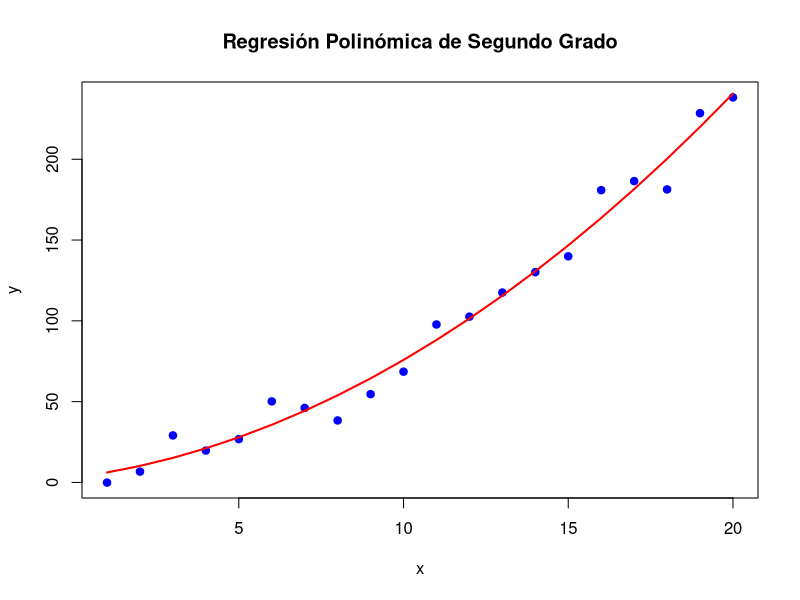
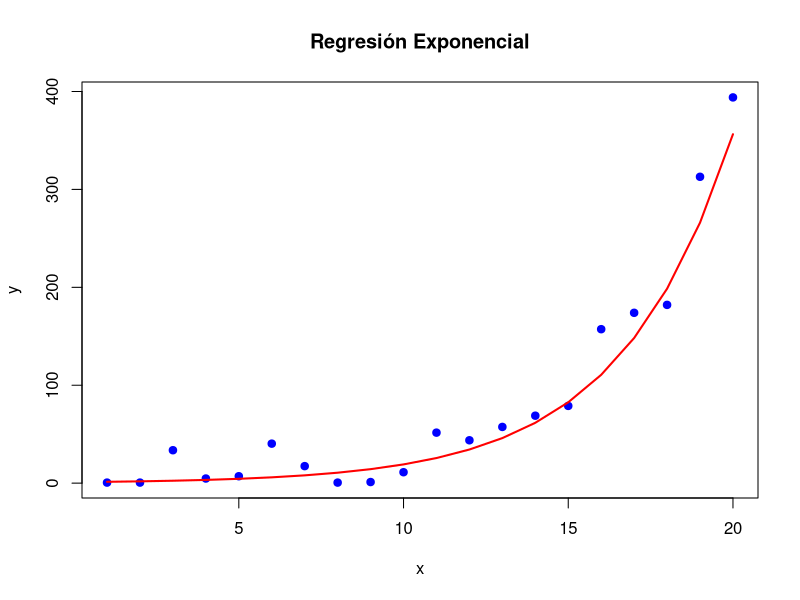
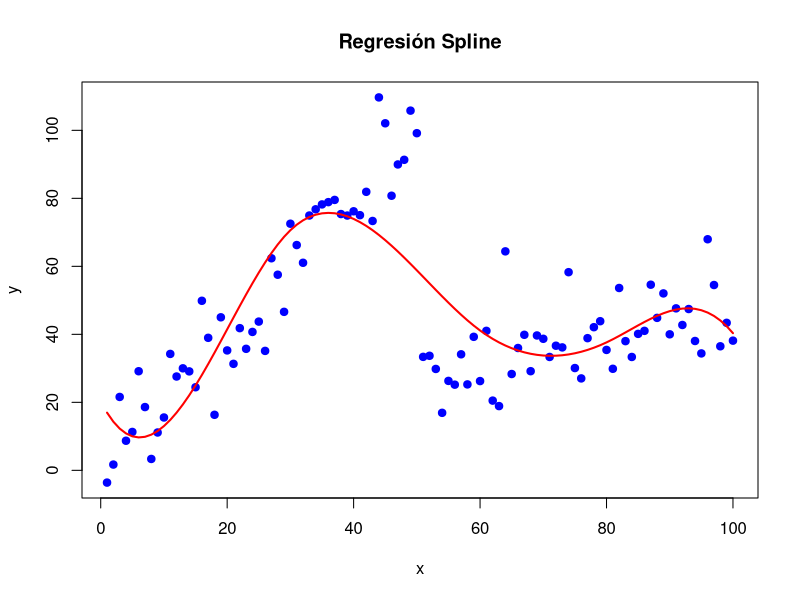
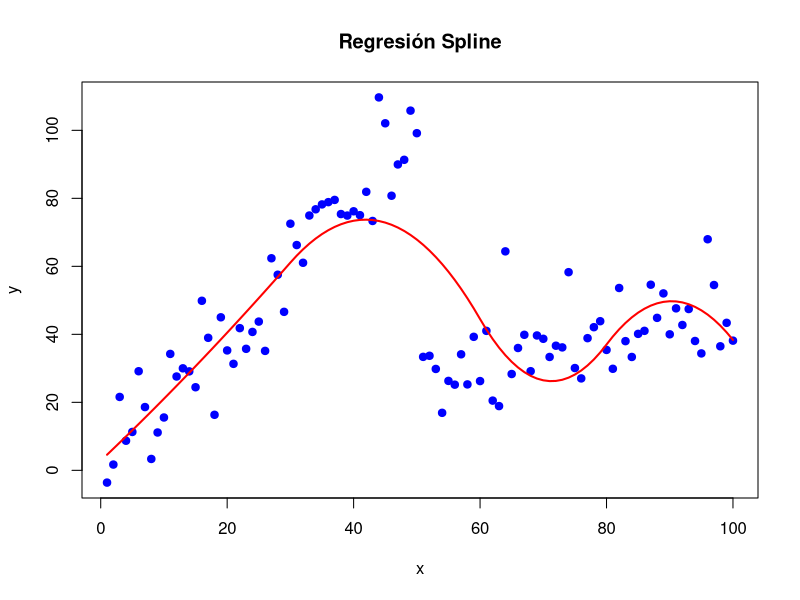

The R script that drew these images, in order:
## ---- chunk 1
# Datos simulados
set.seed(123)
x <- 1:20
y <- 3 + 2 * x + 0.5 * x^2 + rnorm(20, mean = 0, sd = 10)

# Ajuste del modelo polinómico de grado 2
modelo_polinomico <- lm(y ~ poly(x, 2))

summary(modelo_polinomico)

# Visualización
plot(x, y, main = "Regresión Polinómica de Segundo Grado", pch = 19, col = "blue")
lines(x, predict(modelo_polinomico), col = "red", lwd = 2)
## ---- chunk 2
# Datos simulados para un modelo exponencial
set.seed(123)
x <- 1:20
y <- exp(0.3 * x) + rnorm(20, mean = 0, sd = 20)

# Asegurarse de que todos los valores de 'y' sean positivos para aplicar logaritmo
y[y <= 0] <- min(y[y > 0]) * 0.5  # Reemplaza valores no positivos por un valor pequeño positivo

# Ajuste del modelo exponencial (transformación logarítmica)
modelo_exponencial <- lm(log(y) ~ x)

# Resumen del modelo
summary(modelo_exponencial)

# Visualización
plot(x, y, main = "Regresión Exponencial", pch = 19, col = "blue", ylab = "y", xlab = "x")

# Predicciones para los mismos valores de x
predicciones <- predict(modelo_exponencial, newdata = data.frame(x = x))

# Convertir predicciones a la escala original (exponencial inverso del log)
lines(x, exp(predicciones), col = "red", lwd = 2)

## ---- chunk 3
# Cargar librería para splines
library(splines)

# Datos simulados
set.seed(123)
x <- seq(1, 100, by = 1)
y <- ifelse(x <= 50, 2 * x + rnorm(100, 0, 10), 0.5 * x + rnorm(100, 0, 10))

# Ajuste del modelo spline
modelo_spline <- lm(y ~ bs(x, knots = c(30, 60, 80)))

# En este caso se ha ajustado un spline cúbico con nudos en 30,60 y 80
summary(modelo_spline)

# Visualización
plot(x, y, main = "Regresión Spline", pch = 19, col = "blue")
lines(x, predict(modelo_spline), col = "red", lwd = 2)


# Ajustamos un spline cuadrático 

# Ajuste del modelo spline
modelo_spline <- lm(y ~ bs(x, degree=2, knots = c(30, 60, 80)))

# En este caso se ha ajustado un spline cúbico con nudos en 30,60 y 80
summary(modelo_spline)

# Visualización
plot(x, y, main = "Regresión Spline", pch = 19, col = "blue")
lines(x, predict(modelo_spline), col = "red", lwd = 2)
